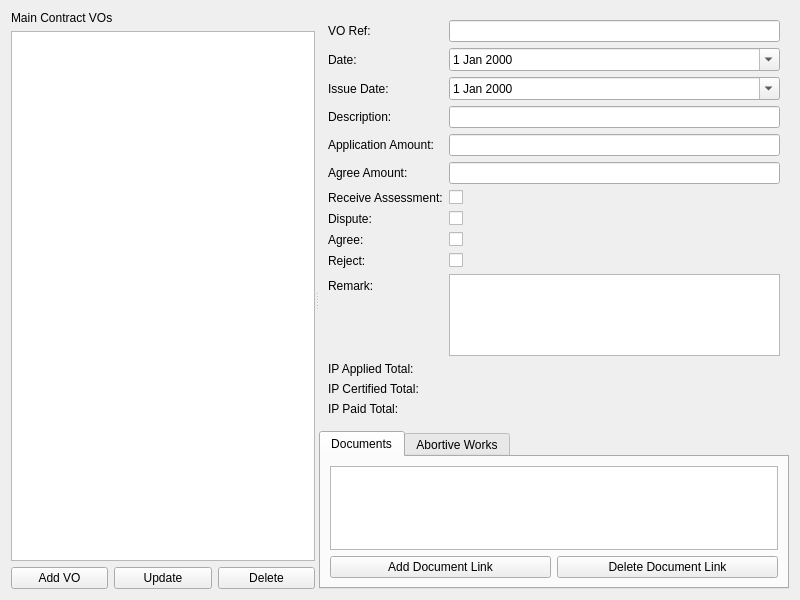
<?xml version="1.0" encoding="UTF-8"?>
<ui version="4.0">
 <class>MCVOManagerForm</class>
 <widget class="QWidget" name="MCVOManagerForm">
  <property name="geometry">
   <rect>
    <x>0</x>
    <y>0</y>
    <width>800</width>
    <height>600</height>
   </rect>
  </property>
  <layout class="QHBoxLayout" name="horizontalLayout">
   <item>
    <widget class="QSplitter" name="main_splitter">
     <property name="orientation">
      <enum>Qt::Horizontal</enum>
     </property>
     <widget class="QWidget" name="left_widget">
      <layout class="QVBoxLayout" name="verticalLayout">
       <item>
        <widget class="QLabel" name="label_vo_list">
         <property name="text">
          <string>Main Contract VOs</string>
         </property>
        </widget>
       </item>
       <item>
        <widget class="QListWidget" name="vo_list"/>
       </item>
       <item>
        <layout class="QHBoxLayout" name="buttonLayout_left">
         <item>
          <widget class="QPushButton" name="btn_add">
           <property name="text"><string>Add VO</string></property>
          </widget>
         </item>
         <item>
          <widget class="QPushButton" name="btn_update">
           <property name="text"><string>Update</string></property>
          </widget>
         </item>
         <item>
          <widget class="QPushButton" name="btn_delete">
           <property name="text"><string>Delete</string></property>
          </widget>
         </item>
        </layout>
       </item>
      </layout>
     </widget>
     <widget class="QWidget" name="right_widget">
      <layout class="QVBoxLayout" name="verticalLayout_right">
       <item>
        <widget class="QWidget" name="form_group">
         <layout class="QFormLayout" name="formLayout">
          <item row="0" column="0">
           <widget class="QLabel" name="label_ref"><property name="text"><string>VO Ref:</string></property></widget>
          </item>
          <item row="0" column="1">
           <widget class="QLineEdit" name="lineEdit_ref"/>
          </item>
          <item row="1" column="0">
           <widget class="QLabel" name="label_date"><property name="text"><string>Date:</string></property></widget>
          </item>
          <item row="1" column="1">
           <widget class="QDateEdit" name="dateEdit_date"><property name="calendarPopup"><bool>true</bool></property></widget>
          </item>
          <item row="2" column="0">
           <widget class="QLabel" name="label_issue"><property name="text"><string>Issue Date:</string></property></widget>
          </item>
          <item row="2" column="1">
           <widget class="QDateEdit" name="dateEdit_issue"><property name="calendarPopup"><bool>true</bool></property></widget>
          </item>
          <item row="3" column="0">
           <widget class="QLabel" name="label_desc"><property name="text"><string>Description:</string></property></widget>
          </item>
          <item row="3" column="1">
           <widget class="QLineEdit" name="lineEdit_desc"/>
          </item>
          <item row="4" column="0">
           <widget class="QLabel" name="label_app"><property name="text"><string>Application Amount:</string></property></widget>
          </item>
          <item row="4" column="1">
           <widget class="QLineEdit" name="lineEdit_app"/>
          </item>
          <item row="5" column="0">
           <widget class="QLabel" name="label_agree"><property name="text"><string>Agree Amount:</string></property></widget>
          </item>
          <item row="5" column="1">
           <widget class="QLineEdit" name="lineEdit_agree"/>
          </item>
          <item row="6" column="0">
           <widget class="QLabel" name="label_receive"><property name="text"><string>Receive Assessment:</string></property></widget>
          </item>
          <item row="6" column="1">
           <widget class="QCheckBox" name="checkBox_receive"/>
          </item>
          <item row="7" column="0">
           <widget class="QLabel" name="label_dispute"><property name="text"><string>Dispute:</string></property></widget>
          </item>
          <item row="7" column="1">
           <widget class="QCheckBox" name="checkBox_dispute"/>
          </item>
          <item row="8" column="0">
           <widget class="QLabel" name="label_agree_chk"><property name="text"><string>Agree:</string></property></widget>
          </item>
          <item row="8" column="1">
           <widget class="QCheckBox" name="checkBox_agree"/>
          </item>
          <item row="9" column="0">
           <widget class="QLabel" name="label_reject"><property name="text"><string>Reject:</string></property></widget>
          </item>
          <item row="9" column="1">
           <widget class="QCheckBox" name="checkBox_reject"/>
          </item>
          <item row="10" column="0">
           <widget class="QLabel" name="label_remark"><property name="text"><string>Remark:</string></property></widget>
          </item>
          <item row="10" column="1">
           <widget class="QTextEdit" name="textEdit_remark"/>
          </item>
          <item row="11" column="0">
           <widget class="QLabel" name="label_totals_applied_label"><property name="text"><string>IP Applied Total:</string></property></widget>
          </item>
          <item row="11" column="1">
           <widget class="QLabel" name="label_totals_applied"/>
          </item>
          <item row="12" column="0">
           <widget class="QLabel" name="label_totals_certified_label"><property name="text"><string>IP Certified Total:</string></property></widget>
          </item>
          <item row="12" column="1">
           <widget class="QLabel" name="label_totals_certified"/>
          </item>
          <item row="13" column="0">
           <widget class="QLabel" name="label_totals_paid_label"><property name="text"><string>IP Paid Total:</string></property></widget>
          </item>
          <item row="13" column="1">
           <widget class="QLabel" name="label_totals_paid"/>
          </item>
         </layout>
        </widget>
       </item>
       <item>
        <widget class="QTabWidget" name="link_tabs">
         <widget class="QWidget" name="tab_docs">
          <attribute name="title"><string>Documents</string></attribute>
          <layout class="QVBoxLayout" name="verticalLayout_docs">
           <item>
            <widget class="QTableWidget" name="table_docs"/>
           </item>
           <item>
            <layout class="QHBoxLayout" name="docs_btn_layout">
             <item>
              <widget class="QPushButton" name="btn_add_doc_link"><property name="text"><string>Add Document Link</string></property></widget>
             </item>
             <item>
              <widget class="QPushButton" name="btn_delete_doc_link"><property name="text"><string>Delete Document Link</string></property></widget>
             </item>
            </layout>
           </item>
          </layout>
         </widget>
         <widget class="QWidget" name="tab_abortive">
          <attribute name="title"><string>Abortive Works</string></attribute>
          <layout class="QVBoxLayout" name="verticalLayout_abortive">
           <item>
            <widget class="QTableWidget" name="table_abortive"/>
           </item>
           <item>
            <layout class="QHBoxLayout" name="abortive_btn_layout">
             <item>
              <widget class="QPushButton" name="btn_add_abortive_link"><property name="text"><string>Add Abortive Link</string></property></widget>
             </item>
             <item>
              <widget class="QPushButton" name="btn_delete_abortive_link"><property name="text"><string>Delete Abortive Link</string></property></widget>
             </item>
            </layout>
           </item>
          </layout>
         </widget>
        </widget>
       </item>
      </layout>
     </widget>
    </widget>
   </item>
  </layout>
 </widget>
 <resources/>
 <connections/>
</ui>
